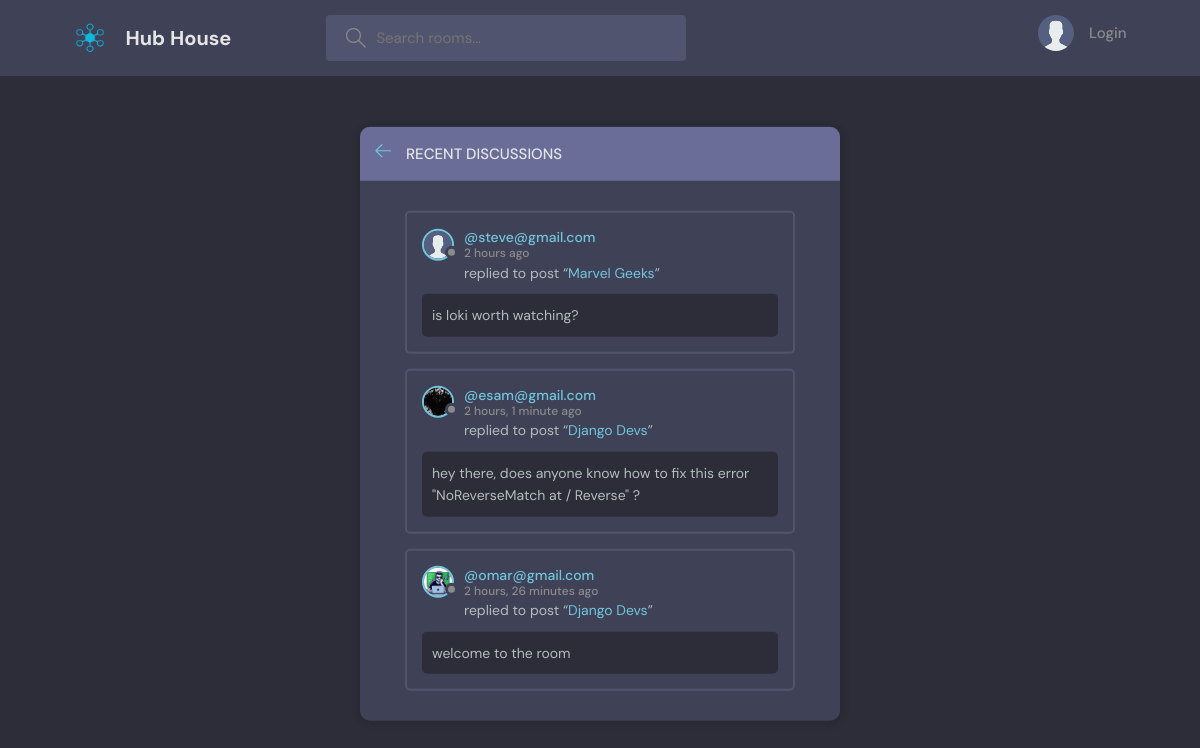
The app's page /discussions/ with its own data.
### base/models.py (models this page shows, shortened)
class Message(models.Model):
    user = models.ForeignKey(User, on_delete=models.CASCADE, null=True)
    room = models.ForeignKey(Room, on_delete=models.CASCADE)
    body = models.TextField()
    updated = models.DateTimeField(auto_now=True)
    created = models.DateTimeField(auto_now_add = True)
    class Meta:
        ordering = ['-updated', '-created']

class User(AbstractUser):
    slug = models.SlugField(primary_key=True,unique=True, blank=True, editable=False)
    username = models.CharField(max_length=150, unique=True)
    name = models.CharField(max_length=250, null=True)
    email = models.EmailField(unique=True, null=True)
    bio = models.TextField(null=True)
    avatar = models.ImageField(null = True, default = "avatar.svg")
    USERNAME_FIELD = 'email'
    REQUIRED_FIELDS = [
    ]

class Room(models.Model):
    id = models.UUIDField(primary_key=True, default=uuid.uuid4, editable=False)
    host = models.ForeignKey(User, on_delete=models.SET_NULL, null=True)
    topic = models.ForeignKey(Topic, on_delete=models.SET_NULL, null=True)
    name = models.CharField(max_length=100)
    participants = models.ManyToManyField(User, related_name='participants', blank=True)
    description = models.TextField(null=True, blank=True)
    updated = models.DateTimeField(auto_now=True) # everytime save method is called, django updates date-timefield
    created = models.DateTimeField(auto_now_add = True)
    class Meta:
        ordering = ['-updated', '-created']
    def __str__(self):
        return self.name

### base/views.py (the view)
# urls.py: path('discussions/', views.discussions, name='discussions')
def discussions(request):
    msgs = Message.objects.all()[:3]  # Limit to the latest 3 msgs
    context = {'msgs': msgs}
    return render(request, 'base/discussionPage.html', context)

### base/templates/base/discussionPage.html (shortened to what this page needs)
{% extends 'main.html' %}
{% block content %}
    <main class="layout">
      <div class="container">
        <div class="layout__box">
          <div class="layout__boxHeader">
            <div class="layout__boxTitle">
              <a href="{% url 'home' %}">
                <svg version="1.1" xmlns="http://www.w3.org/2000/svg" width="32" height="32" viewBox="0 0 32 32">
                  <title>arrow-left</title>
                  <path
                    d="M13.723 2.286l-13.723 13.714 13.719 13.714 1.616-1.611-10.96-10.96h27.625v-2.286h-27.625l10.965-10.965-1.616-1.607z"
                  ></path>
                </svg>
              </a>
              <h3>Recent Discussions</h3>
            </div>
          </div>
          <div class="activities-page layout__body">
            {% for msg in msgs %}
            <div class="activities__box">
              <div class="activities__boxHeader roomListRoom__header">
                <a href="{% url 'profile' msg.user.slug %}" class="roomListRoom__author">
                  <div class="avatar avatar--small">
                    <img src="{{msg.user.avatar.url}}" />
                  </div>
                  <p>
                    @{{msg.user}}
                    <span>{{msg.created|timesince}} ago</span>
                  </p>
                </a>
              </div>
              <div class="activities__boxContent">
                <p>replied to post “<a href="{% url 'room' msg.room.id %}">{{msg.room}}</a>”</p>
                <div class="activities__boxRoomContent">
                  {{msg.body}}
                </div>
              </div>
            </div>
            {% endfor %}
          </div>
        </div>
      </div>
    </main>
{% endblock content %}

### static/styles/style.css (style rules this page uses)
:root { --color-main: #71c6dd; --color-main-light: #e1f6fb; --color-dark: #3f4156; --color-dark-medium: #51546e; --color-dark-light: #696d97; --color-light: #e5e5e5; --color-gray: #8b8b8b; --color-light-gray: #b2bdbd; --color-bg: #2d2d39; --color-success: #5dd693; --color-error: #fc4b0b; }
* { font-family: "DM Sans", -apple-system, BlinkMacSystemFont, "Segoe UI", Roboto, Oxygen, Ubuntu, Cantarell, "Open Sans", "Helvetica Neue", sans-serif; margin: 0; padding: 0; box-sizing: border-box; text-rendering: optimizeLegibility; font-size: inherit; }
html { font-size: 56.25%; }
@media only screen and (min-width: 1200px) { html { font-size: 62.5%; } }
body { line-height: 1.6; font-weight: 400; font-size: 1.5rem; color: var(--color-light-gray); background-color: var(--color-bg); min-height: 100vh; }
img { width: 100%; }
a { display: inline-block; color: var(--color-main); text-decoration: none; }
.container { max-width: 120rem; width: 90%; margin: auto; }
.avatar { position: relative; display: inline-block; border-radius: 50%; border: 2px solid var(--color-main); }
.avatar img { display: block; border-radius: 50%; object-fit: cover; object-position: center; }
.avatar::after { content: ""; display: block; position: absolute; background-color: var(--color-gray); z-index: 111; border-radius: 50%; border: 0.3rem solid var(--color-dark); }
.avatar.avatar--small img { width: 2.8rem; height: 2.8rem; }
.avatar.avatar--small:after { width: 0.7rem; height: 0.7rem; bottom: 0px; right: -6px; }
.layout { margin-top: 2.4rem; }
.layout > .container { display: flex; justify-content: space-between; align-items: flex-start; }
.layout__box { width: 90%; max-width: 48rem; min-height: 40rem; position: absolute; top: 50%; left: 50%; transform: translate(-50%, -46%); background-color: var(--color-dark); border-radius: 1rem; box-shadow: 1px 1px 6px 3px rgba(0, 0, 0, 0.1); overflow: hidden; }
.layout__boxHeader { display: flex; padding: 1.5rem; background-color: var(--color-dark-light); }
.layout__boxTitle { display: flex; gap: 1.5rem; align-items: center; }
.layout__boxTitle h3 { text-transform: uppercase; font-weight: 500; color: var(--color-light); }
.layout__boxTitle svg { width: 1.6rem; height: 1.6rem; fill: var(--color-main); }
.layout__body { margin: 3rem; }
.roomListRoom__header { display: flex; justify-content: space-between; align-items: center; }
.roomListRoom__author { font-weight: 500; display: flex; align-items: center; gap: 1rem; }
.activities__box { margin: 1.5rem; padding: 1.5rem; border: 2px solid var(--color-dark-medium); border-radius: 5px; }
.activities__boxHeader p { font-size: 1.4rem; line-height: 1.3; }
.activities__boxHeader p span { color: var(--color-gray); font-size: 1.2rem; display: block; }
.activities__boxContent { margin-left: 4.2rem; }
.activities__boxContent { font-size: 1.4rem; }
.activities__boxRoomContent { background: var(--color-bg); padding: 1rem; border-radius: 5px; margin-top: 1rem; margin-left: -4.2rem; }

### records on screen
Message: user.avatar (placeholder picture), user "steve@gmail.com", created "2 hours", room "Marvel Geeks", body "is loki worth watching?"
Message: user.avatar (picture), user "esam@gmail.com", created "2 hours, 1 minute", room "Django Devs", body "hey there, does anyone know how to fix this error \"NoReverseMatch at / Reverse\" ?"
Message: user.avatar (picture), user "omar@gmail.com", created "2 hours, 26 minutes", room "Django Devs", body "welcome to the room"
